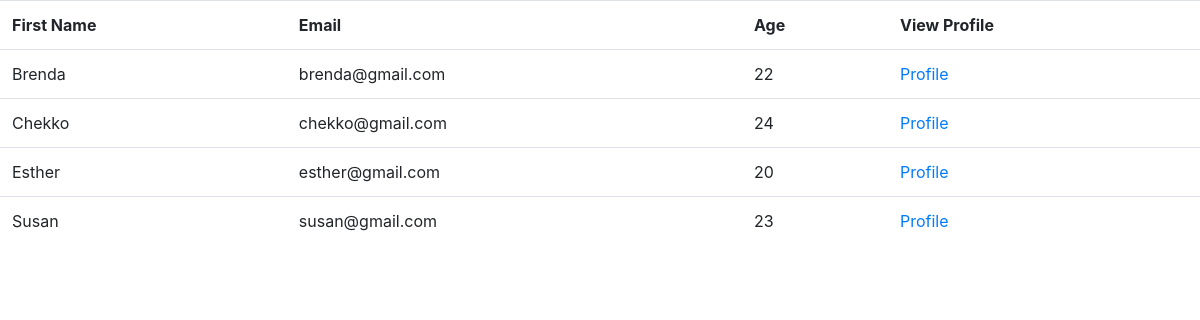
Page /wallet/customers/ on the committed database.
### wallet/models.py (models this page shows, shortened)
class Customer(models.Model):
    first_name = models.CharField(max_length= 20)
    last_name = models.CharField(max_length= 20)
    age = models.PositiveSmallIntegerField()
    email = models.EmailField()
    phone_number = models.CharField(max_length= 15)
    address = models.CharField(max_length=20)
    nationality = models.CharField(max_length=25,choices=NATIONALITIES_CHOICES,null=True)
    gender = models.CharField(max_length=15,choices=GENDER_CHOICES,null=True)
    employment_status = models.CharField(max_length=24,choices=EMPLOYMENT_CHOICES,null=True)
    profile_picture = models.ImageField(default='default.jpg', upload_to='profile_pics')

### wallet/views.py (the view)
# urls.py: path("customers/",views.list_customers,name="customers_list"),
def list_customers(request):
    customers = models.Customer.objects.all()
    return render(request,"wallet/customers_list.html",{"customers": customers})

### wallet/templates/wallet/customers_list.html (shortened to what this page needs)
<!DOCTYPE html>
<html lang="en">
<head>
    <link rel="stylesheet" href="https://cdn.jsdelivr.net/npm/bootstrap@4.0.0/dist/css/bootstrap.min.css"
>
</head>
<body>
    <table class="table table-white table-striped-columns">
        <tr>
            <th>First Name</th>
            <th>Email</th>
            <th>Age</th>
            <th>View Profile</th>
        </tr>
        {%for customer in customers%}
        <tr>
            <td>{{customer.first_name}}</td>
            <td>{{customer.email}}</td>
            <td>{{customer.age}}</td>
            <td><a href="{%url 'customer_profile' id=customer.id%}">Profile</a></td>
        </tr>
        {%endfor%}
    </table>
</body>
</html>

### rows in the picture
Customer: first_name "Brenda", email "brenda@gmail.com", age "22"
Customer: first_name "Chekko", email "chekko@gmail.com", age "24"
Customer: first_name "Esther", email "esther@gmail.com", age "20"
Customer: first_name "Susan", email "susan@gmail.com", age "23"
